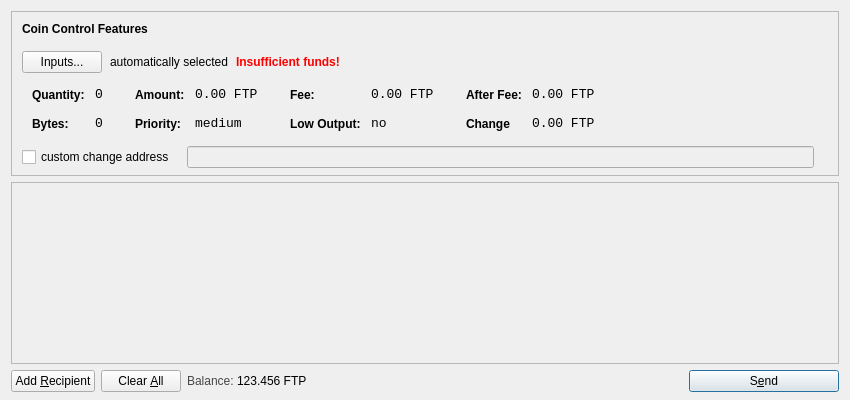
<?xml version="1.0" encoding="UTF-8"?>
<ui version="4.0">
 <class>SendCoinsDialog</class>
 <widget class="QDialog" name="SendCoinsDialog">
  <property name="geometry">
   <rect>
    <x>0</x>
    <y>0</y>
    <width>850</width>
    <height>400</height>
   </rect>
  </property>
  <property name="windowTitle">
   <string>Send Coins</string>
  </property>
  <layout class="QVBoxLayout" name="verticalLayout" stretch="0,1,0">
   <property name="bottomMargin">
    <number>8</number>
   </property>
   <item>
    <widget class="QFrame" name="frameCoinControl">
     <property name="sizePolicy">
      <sizepolicy hsizetype="Expanding" vsizetype="Expanding">
       <horstretch>0</horstretch>
       <verstretch>0</verstretch>
      </sizepolicy>
     </property>
     <property name="maximumSize">
      <size>
       <width>16777215</width>
       <height>16777215</height>
      </size>
     </property>
     <property name="frameShape">
      <enum>QFrame::StyledPanel</enum>
     </property>
     <property name="frameShadow">
      <enum>QFrame::Sunken</enum>
     </property>
     <layout class="QVBoxLayout" name="verticalLayoutCoinControl2">
      <property name="spacing">
       <number>6</number>
      </property>
      <property name="leftMargin">
       <number>0</number>
      </property>
      <property name="topMargin">
       <number>0</number>
      </property>
      <property name="rightMargin">
       <number>0</number>
      </property>
      <property name="bottomMargin">
       <number>6</number>
      </property>
      <item>
       <layout class="QVBoxLayout" name="verticalLayoutCoinControl" stretch="0,0,0,0,1">
        <property name="spacing">
         <number>0</number>
        </property>
        <property name="leftMargin">
         <number>10</number>
        </property>
        <property name="topMargin">
         <number>10</number>
        </property>
        <item>
         <layout class="QHBoxLayout" name="horizontalLayoutCoinControl1">
          <property name="bottomMargin">
           <number>15</number>
          </property>
          <item>
           <widget class="QLabel" name="labelCoinControlFeatures">
            <property name="sizePolicy">
             <sizepolicy hsizetype="Preferred" vsizetype="Maximum">
              <horstretch>0</horstretch>
              <verstretch>0</verstretch>
             </sizepolicy>
            </property>
            <property name="font">
             <font>
              <weight>75</weight>
              <bold>true</bold>
             </font>
            </property>
            <property name="styleSheet">
             <string notr="true">font-weight:bold;</string>
            </property>
            <property name="text">
             <string>Coin Control Features</string>
            </property>
           </widget>
          </item>
         </layout>
        </item>
        <item>
         <layout class="QHBoxLayout" name="horizontalLayoutCoinControl2" stretch="0,0,0,0">
          <property name="spacing">
           <number>8</number>
          </property>
          <property name="bottomMargin">
           <number>10</number>
          </property>
          <item>
           <widget class="QPushButton" name="pushButtonCoinControl">
            <property name="styleSheet">
             <string notr="true"/>
            </property>
            <property name="text">
             <string>Inputs...</string>
            </property>
           </widget>
          </item>
          <item>
           <widget class="QLabel" name="labelCoinControlAutomaticallySelected">
            <property name="text">
             <string>automatically selected</string>
            </property>
            <property name="margin">
             <number>5</number>
            </property>
           </widget>
          </item>
          <item>
           <widget class="QLabel" name="labelCoinControlInsuffFunds">
            <property name="font">
             <font>
              <weight>75</weight>
              <bold>true</bold>
             </font>
            </property>
            <property name="styleSheet">
             <string notr="true">color:red;font-weight:bold;</string>
            </property>
            <property name="text">
             <string>Insufficient funds!</string>
            </property>
            <property name="margin">
             <number>5</number>
            </property>
           </widget>
          </item>
          <item>
           <spacer name="horizontalSpacerCoinControl">
            <property name="orientation">
             <enum>Qt::Horizontal</enum>
            </property>
            <property name="sizeHint" stdset="0">
             <size>
              <width>40</width>
              <height>1</height>
             </size>
            </property>
           </spacer>
          </item>
         </layout>
        </item>
        <item>
         <widget class="QWidget" name="widgetCoinControl" native="true">
          <property name="sizePolicy">
           <sizepolicy hsizetype="Preferred" vsizetype="Preferred">
            <horstretch>0</horstretch>
            <verstretch>0</verstretch>
           </sizepolicy>
          </property>
          <property name="minimumSize">
           <size>
            <width>0</width>
            <height>0</height>
           </size>
          </property>
          <property name="styleSheet">
           <string notr="true"/>
          </property>
          <layout class="QHBoxLayout" name="horizontalLayoutCoinControl5">
           <property name="margin">
            <number>0</number>
           </property>
           <item>
            <layout class="QHBoxLayout" name="horizontalLayoutCoinControl3" stretch="0,0,0,1">
             <property name="spacing">
              <number>20</number>
             </property>
             <property name="topMargin">
              <number>0</number>
             </property>
             <property name="bottomMargin">
              <number>10</number>
             </property>
             <item>
              <layout class="QFormLayout" name="formLayoutCoinControl1">
               <property name="horizontalSpacing">
                <number>10</number>
               </property>
               <property name="verticalSpacing">
                <number>14</number>
               </property>
               <property name="leftMargin">
                <number>10</number>
               </property>
               <property name="topMargin">
                <number>4</number>
               </property>
               <property name="rightMargin">
                <number>6</number>
               </property>
               <item row="0" column="0">
                <widget class="QLabel" name="labelCoinControlQuantityText">
                 <property name="styleSheet">
                  <string notr="true">font-weight:bold;</string>
                 </property>
                 <property name="text">
                  <string>Quantity:</string>
                 </property>
                 <property name="margin">
                  <number>0</number>
                 </property>
                </widget>
               </item>
               <item row="0" column="1">
                <widget class="QLabel" name="labelCoinControlQuantity">
                 <property name="font">
                  <font>
                   <family>Monospace</family>
                   <pointsize>10</pointsize>
                  </font>
                 </property>
                 <property name="cursor">
                  <cursorShape>IBeamCursor</cursorShape>
                 </property>
                 <property name="contextMenuPolicy">
                  <enum>Qt::ActionsContextMenu</enum>
                 </property>
                 <property name="text">
                  <string>0</string>
                 </property>
                 <property name="margin">
                  <number>0</number>
                 </property>
                 <property name="textInteractionFlags">
                  <set>Qt::LinksAccessibleByMouse|Qt::TextSelectableByKeyboard|Qt::TextSelectableByMouse</set>
                 </property>
                </widget>
               </item>
               <item row="1" column="0">
                <widget class="QLabel" name="labelCoinControlBytesText">
                 <property name="styleSheet">
                  <string notr="true">font-weight:bold;</string>
                 </property>
                 <property name="text">
                  <string>Bytes:</string>
                 </property>
                </widget>
               </item>
               <item row="1" column="1">
                <widget class="QLabel" name="labelCoinControlBytes">
                 <property name="font">
                  <font>
                   <family>Monospace</family>
                   <pointsize>10</pointsize>
                  </font>
                 </property>
                 <property name="cursor">
                  <cursorShape>IBeamCursor</cursorShape>
                 </property>
                 <property name="contextMenuPolicy">
                  <enum>Qt::ActionsContextMenu</enum>
                 </property>
                 <property name="text">
                  <string>0</string>
                 </property>
                 <property name="textInteractionFlags">
                  <set>Qt::LinksAccessibleByMouse|Qt::TextSelectableByKeyboard|Qt::TextSelectableByMouse</set>
                 </property>
                </widget>
               </item>
              </layout>
             </item>
             <item>
              <layout class="QFormLayout" name="formLayoutCoinControl2">
               <property name="horizontalSpacing">
                <number>10</number>
               </property>
               <property name="verticalSpacing">
                <number>14</number>
               </property>
               <property name="leftMargin">
                <number>6</number>
               </property>
               <property name="topMargin">
                <number>4</number>
               </property>
               <property name="rightMargin">
                <number>6</number>
               </property>
               <item row="0" column="0">
                <widget class="QLabel" name="labelCoinControlAmountText">
                 <property name="styleSheet">
                  <string notr="true">font-weight:bold;</string>
                 </property>
                 <property name="text">
                  <string>Amount:</string>
                 </property>
                 <property name="margin">
                  <number>0</number>
                 </property>
                </widget>
               </item>
               <item row="0" column="1">
                <widget class="QLabel" name="labelCoinControlAmount">
                 <property name="font">
                  <font>
                   <family>Monospace</family>
                   <pointsize>10</pointsize>
                  </font>
                 </property>
                 <property name="cursor">
                  <cursorShape>IBeamCursor</cursorShape>
                 </property>
                 <property name="contextMenuPolicy">
                  <enum>Qt::ActionsContextMenu</enum>
                 </property>
                 <property name="text">
                  <string>0.00 FTP</string>
                 </property>
                 <property name="textInteractionFlags">
                  <set>Qt::LinksAccessibleByMouse|Qt::TextSelectableByKeyboard|Qt::TextSelectableByMouse</set>
                 </property>
                </widget>
               </item>
               <item row="1" column="0">
                <widget class="QLabel" name="labelCoinControlPriorityText">
                 <property name="styleSheet">
                  <string notr="true">font-weight:bold;</string>
                 </property>
                 <property name="text">
                  <string>Priority:</string>
                 </property>
                </widget>
               </item>
               <item row="1" column="1">
                <widget class="QLabel" name="labelCoinControlPriority">
                 <property name="font">
                  <font>
                   <family>Monospace</family>
                   <pointsize>10</pointsize>
                  </font>
                 </property>
                 <property name="cursor">
                  <cursorShape>IBeamCursor</cursorShape>
                 </property>
                 <property name="contextMenuPolicy">
                  <enum>Qt::ActionsContextMenu</enum>
                 </property>
                 <property name="text">
                  <string>medium</string>
                 </property>
                 <property name="textInteractionFlags">
                  <set>Qt::LinksAccessibleByMouse|Qt::TextSelectableByKeyboard|Qt::TextSelectableByMouse</set>
                 </property>
                </widget>
               </item>
              </layout>
             </item>
             <item>
              <layout class="QFormLayout" name="formLayoutCoinControl3">
               <property name="horizontalSpacing">
                <number>10</number>
               </property>
               <property name="verticalSpacing">
                <number>14</number>
               </property>
               <property name="leftMargin">
                <number>6</number>
               </property>
               <property name="topMargin">
                <number>4</number>
               </property>
               <property name="rightMargin">
                <number>6</number>
               </property>
               <item row="0" column="0">
                <widget class="QLabel" name="labelCoinControlFeeText">
                 <property name="styleSheet">
                  <string notr="true">font-weight:bold;</string>
                 </property>
                 <property name="text">
                  <string>Fee:</string>
                 </property>
                 <property name="margin">
                  <number>0</number>
                 </property>
                </widget>
               </item>
               <item row="0" column="1">
                <widget class="QLabel" name="labelCoinControlFee">
                 <property name="font">
                  <font>
                   <family>Monospace</family>
                   <pointsize>10</pointsize>
                  </font>
                 </property>
                 <property name="cursor">
                  <cursorShape>IBeamCursor</cursorShape>
                 </property>
                 <property name="contextMenuPolicy">
                  <enum>Qt::ActionsContextMenu</enum>
                 </property>
                 <property name="text">
                  <string>0.00 FTP</string>
                 </property>
                 <property name="textInteractionFlags">
                  <set>Qt::LinksAccessibleByMouse|Qt::TextSelectableByKeyboard|Qt::TextSelectableByMouse</set>
                 </property>
                </widget>
               </item>
               <item row="1" column="0">
                <widget class="QLabel" name="labelCoinControlLowOutputText">
                 <property name="styleSheet">
                  <string notr="true">font-weight:bold;</string>
                 </property>
                 <property name="text">
                  <string>Low Output:</string>
                 </property>
                </widget>
               </item>
               <item row="1" column="1">
                <widget class="QLabel" name="labelCoinControlLowOutput">
                 <property name="font">
                  <font>
                   <family>Monospace</family>
                   <pointsize>10</pointsize>
                  </font>
                 </property>
                 <property name="cursor">
                  <cursorShape>IBeamCursor</cursorShape>
                 </property>
                 <property name="contextMenuPolicy">
                  <enum>Qt::ActionsContextMenu</enum>
                 </property>
                 <property name="text">
                  <string>no</string>
                 </property>
                 <property name="textInteractionFlags">
                  <set>Qt::LinksAccessibleByMouse|Qt::TextSelectableByKeyboard|Qt::TextSelectableByMouse</set>
                 </property>
                </widget>
               </item>
              </layout>
             </item>
             <item>
              <layout class="QFormLayout" name="formLayoutCoinControl4">
               <property name="horizontalSpacing">
                <number>10</number>
               </property>
               <property name="verticalSpacing">
                <number>14</number>
               </property>
               <property name="leftMargin">
                <number>6</number>
               </property>
               <property name="topMargin">
                <number>4</number>
               </property>
               <property name="rightMargin">
                <number>6</number>
               </property>
               <item row="0" column="0">
                <widget class="QLabel" name="labelCoinControlAfterFeeText">
                 <property name="styleSheet">
                  <string notr="true">font-weight:bold;</string>
                 </property>
                 <property name="text">
                  <string>After Fee:</string>
                 </property>
                 <property name="margin">
                  <number>0</number>
                 </property>
                </widget>
               </item>
               <item row="0" column="1">
                <widget class="QLabel" name="labelCoinControlAfterFee">
                 <property name="font">
                  <font>
                   <family>Monospace</family>
                   <pointsize>10</pointsize>
                  </font>
                 </property>
                 <property name="cursor">
                  <cursorShape>IBeamCursor</cursorShape>
                 </property>
                 <property name="contextMenuPolicy">
                  <enum>Qt::ActionsContextMenu</enum>
                 </property>
                 <property name="text">
                  <string>0.00 FTP</string>
                 </property>
                 <property name="textInteractionFlags">
                  <set>Qt::LinksAccessibleByMouse|Qt::TextSelectableByKeyboard|Qt::TextSelectableByMouse</set>
                 </property>
                </widget>
               </item>
               <item row="1" column="0">
                <widget class="QLabel" name="labelCoinControlChangeText">
                 <property name="styleSheet">
                  <string notr="true">font-weight:bold;</string>
                 </property>
                 <property name="text">
                  <string>Change</string>
                 </property>
                </widget>
               </item>
               <item row="1" column="1">
                <widget class="QLabel" name="labelCoinControlChange">
                 <property name="font">
                  <font>
                   <family>Monospace</family>
                   <pointsize>10</pointsize>
                  </font>
                 </property>
                 <property name="cursor">
                  <cursorShape>IBeamCursor</cursorShape>
                 </property>
                 <property name="contextMenuPolicy">
                  <enum>Qt::ActionsContextMenu</enum>
                 </property>
                 <property name="text">
                  <string>0.00 FTP</string>
                 </property>
                 <property name="textInteractionFlags">
                  <set>Qt::LinksAccessibleByMouse|Qt::TextSelectableByKeyboard|Qt::TextSelectableByMouse</set>
                 </property>
                </widget>
               </item>
              </layout>
             </item>
            </layout>
           </item>
          </layout>
         </widget>
        </item>
        <item>
         <layout class="QHBoxLayout" name="horizontalLayoutCoinControl4" stretch="0,0,0">
          <property name="spacing">
           <number>12</number>
          </property>
          <property name="sizeConstraint">
           <enum>QLayout::SetDefaultConstraint</enum>
          </property>
          <property name="topMargin">
           <number>5</number>
          </property>
          <property name="rightMargin">
           <number>5</number>
          </property>
          <item>
           <widget class="QCheckBox" name="checkBoxCoinControlChange">
            <property name="text">
             <string>custom change address</string>
            </property>
           </widget>
          </item>
          <item>
           <widget class="QLineEdit" name="lineEditCoinControlChange">
            <property name="enabled">
             <bool>false</bool>
            </property>
            <property name="sizePolicy">
             <sizepolicy hsizetype="Expanding" vsizetype="Fixed">
              <horstretch>0</horstretch>
              <verstretch>0</verstretch>
             </sizepolicy>
            </property>
           </widget>
          </item>
          <item>
           <widget class="QLabel" name="labelCoinControlChangeLabel">
            <property name="sizePolicy">
             <sizepolicy hsizetype="Preferred" vsizetype="Expanding">
              <horstretch>0</horstretch>
              <verstretch>0</verstretch>
             </sizepolicy>
            </property>
            <property name="minimumSize">
             <size>
              <width>0</width>
              <height>0</height>
             </size>
            </property>
            <property name="text">
             <string/>
            </property>
            <property name="margin">
             <number>3</number>
            </property>
           </widget>
          </item>
         </layout>
        </item>
        <item>
         <spacer name="verticalSpacerCoinControl">
          <property name="orientation">
           <enum>Qt::Vertical</enum>
          </property>
          <property name="sizeHint" stdset="0">
           <size>
            <width>800</width>
            <height>1</height>
           </size>
          </property>
         </spacer>
        </item>
       </layout>
      </item>
     </layout>
    </widget>
   </item>
   <item>
    <widget class="QScrollArea" name="scrollArea">
     <property name="widgetResizable">
      <bool>true</bool>
     </property>
     <widget class="QWidget" name="scrollAreaWidgetContents">
      <property name="geometry">
       <rect>
        <x>0</x>
        <y>0</y>
        <width>830</width>
        <height>156</height>
       </rect>
      </property>
      <layout class="QVBoxLayout" name="verticalLayout_2">
       <property name="margin">
        <number>0</number>
       </property>
       <item>
        <layout class="QVBoxLayout" name="entries">
         <property name="spacing">
          <number>6</number>
         </property>
        </layout>
       </item>
       <item>
        <spacer name="verticalSpacer">
         <property name="orientation">
          <enum>Qt::Vertical</enum>
         </property>
         <property name="sizeHint" stdset="0">
          <size>
           <width>20</width>
           <height>40</height>
          </size>
         </property>
        </spacer>
       </item>
      </layout>
     </widget>
    </widget>
   </item>
   <item>
    <layout class="QHBoxLayout" name="horizontalLayout">
     <item>
      <widget class="QPushButton" name="addButton">
       <property name="toolTip">
        <string>Send to multiple recipients at once</string>
       </property>
       <property name="text">
        <string>Add &amp;Recipient</string>
       </property>
       <property name="icon">
        <iconset resource="../bitcoin.qrc">
         <normaloff>:/icons/add</normaloff>:/icons/add</iconset>
       </property>
       <property name="autoDefault">
        <bool>false</bool>
       </property>
      </widget>
     </item>
     <item>
      <widget class="QPushButton" name="clearButton">
       <property name="sizePolicy">
        <sizepolicy hsizetype="Minimum" vsizetype="Fixed">
         <horstretch>0</horstretch>
         <verstretch>0</verstretch>
        </sizepolicy>
       </property>
       <property name="toolTip">
        <string>Remove all transaction fields</string>
       </property>
       <property name="text">
        <string>Clear &amp;All</string>
       </property>
       <property name="icon">
        <iconset resource="../bitcoin.qrc">
         <normaloff>:/icons/remove</normaloff>:/icons/remove</iconset>
       </property>
       <property name="autoRepeatDelay">
        <number>300</number>
       </property>
       <property name="autoDefault">
        <bool>false</bool>
       </property>
      </widget>
     </item>
     <item>
      <layout class="QHBoxLayout" name="horizontalLayout_2">
       <property name="spacing">
        <number>3</number>
       </property>
       <item>
        <widget class="QLabel" name="label">
         <property name="sizePolicy">
          <sizepolicy hsizetype="Preferred" vsizetype="Fixed">
           <horstretch>0</horstretch>
           <verstretch>0</verstretch>
          </sizepolicy>
         </property>
         <property name="styleSheet">
          <string notr="true">#label { color: #464747; }</string>
         </property>
         <property name="text">
          <string>Balance:</string>
         </property>
        </widget>
       </item>
       <item>
        <widget class="QLabel" name="labelBalance">
         <property name="sizePolicy">
          <sizepolicy hsizetype="Preferred" vsizetype="Fixed">
           <horstretch>0</horstretch>
           <verstretch>0</verstretch>
          </sizepolicy>
         </property>
         <property name="cursor">
          <cursorShape>IBeamCursor</cursorShape>
         </property>
         <property name="styleSheet">
          <string notr="true">#label { color: #464747; }</string>
         </property>
         <property name="text">
          <string>123.456 FTP</string>
         </property>
         <property name="textInteractionFlags">
          <set>Qt::LinksAccessibleByMouse|Qt::TextSelectableByKeyboard|Qt::TextSelectableByMouse</set>
         </property>
        </widget>
       </item>
      </layout>
     </item>
     <item>
      <spacer name="horizontalSpacer">
       <property name="orientation">
        <enum>Qt::Horizontal</enum>
       </property>
       <property name="sizeHint" stdset="0">
        <size>
         <width>40</width>
         <height>20</height>
        </size>
       </property>
      </spacer>
     </item>
     <item>
      <widget class="QPushButton" name="sendButton">
       <property name="minimumSize">
        <size>
         <width>150</width>
         <height>0</height>
        </size>
       </property>
       <property name="toolTip">
        <string>Confirm the send action</string>
       </property>
       <property name="text">
        <string>S&amp;end</string>
       </property>
       <property name="icon">
        <iconset resource="../bitcoin.qrc">
         <normaloff>:/icons/send</normaloff>:/icons/send</iconset>
       </property>
       <property name="default">
        <bool>true</bool>
       </property>
      </widget>
     </item>
    </layout>
   </item>
  </layout>
 </widget>
 <resources>
  <include location="../bitcoin.qrc"/>
 </resources>
 <connections/>
</ui>
